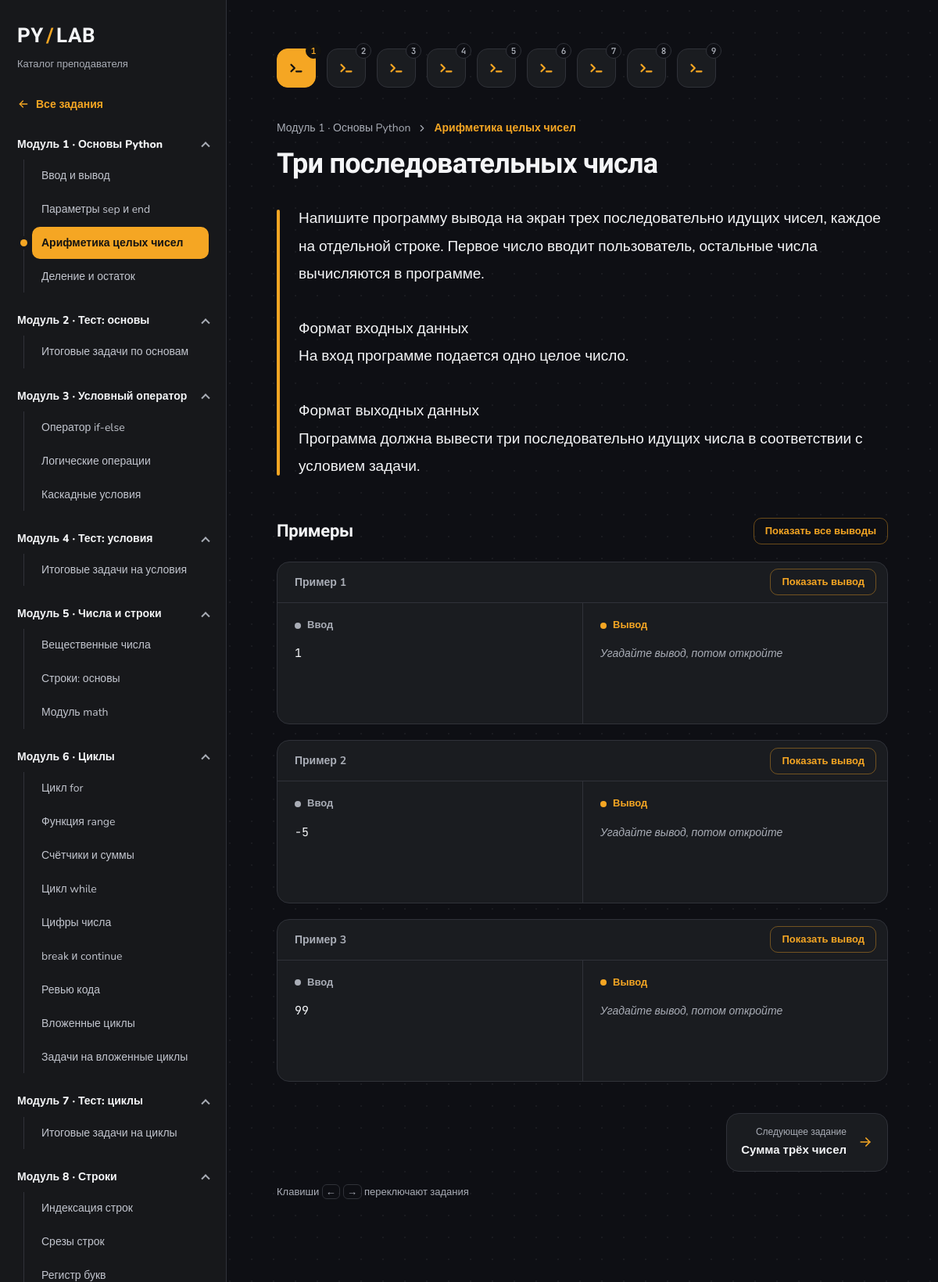
The app's page /tasks/12/ with its own data.
### tasks_api/models.py (models this page shows, shortened)
class Module(models.Model):
    title = models.CharField(max_length=50, unique=True)

class Lesson(models.Model):
    title = models.CharField(max_length=64)
    module = models.ForeignKey(to=Module, on_delete=models.CASCADE, related_name='lessons')

class Task(models.Model):
    title = models.CharField(max_length=50)
    description = models.TextField()
    lesson = models.ForeignKey(to=Lesson, on_delete=models.CASCADE, default=1, related_name='tasks')

class Example(models.Model):
    input = models.CharField(max_length=255)
    output = models.CharField(max_length=255)
    task = models.ForeignKey(to=Task, on_delete=models.CASCADE, related_name='examples')

### tasks_api/views.py (the view)
# urls.py: path('tasks/<int:pk>/', TaskDetailView.as_view(), name='task_detail'),
class TaskDetailView(DetailView):
    model = Task
    template_name = 'tasks_api/task_detail.html'
    context_object_name = 'task'
    def get_queryset(self):
        return Task.objects.select_related('lesson__module').prefetch_related(
            Prefetch(
                'examples',
                queryset=Example.objects.order_by('id')
            )
        )
    def get_context_data(self, **kwargs):
        context = super().get_context_data(**kwargs)
        lesson = self.object.lesson
        context['modules'] = get_modules_with_tasks()
        context['lesson'] = lesson
        context['lesson_tasks'] = lesson.tasks.order_by('id')
        return context

### tasks_api/views.py (called while the page is built)
def get_modules_with_tasks():
    return Module.objects.order_by('id').prefetch_related(
        Prefetch(
            'lessons',
            queryset=Lesson.objects.order_by('id').prefetch_related(
                Prefetch(
                    'tasks',
                    queryset=Task.objects.order_by('id')
                )
            ),
        )
    )

### tasks_api/templates/tasks_api/task_detail.html (shortened to what this page needs)
{% extends 'tasks_api/base.html' %}
{% load static %}
{% block extra_css %}
	<link rel="stylesheet" href="{% static 'css/task_detail.css' %}">
{% endblock %}
{% block content %}
	<article class="task-sheet">
		<nav class="task-strip" aria-label="Задания урока «{{ lesson.title }}»">
			{% for t in lesson_tasks %}
				<a class="task-chip{% if t.pk == task.pk %} is-current{% endif %}"
				   style="--i: {{ forloop.counter0 }}"
				   href="{% url 'tasks:task_detail' t.pk %}"
				   data-title="{{ t.title }}"
				   aria-label="Задание {{ forloop.counter }}: {{ t.title }}"{% if t.pk == task.pk %} aria-current="page"{% endif %}>
					<svg viewBox="0 0 24 24" fill="none" stroke="currentColor" stroke-width="2" stroke-linecap="round" stroke-linejoin="round" aria-hidden="true">
						<path d="M6 8l4 4-4 4"/>
						<path class="cur" d="M12 16h6"/>
					</svg>
					<span class="num" aria-hidden="true">{{ forloop.counter }}</span>
				</a>
			{% endfor %}
		</nav>
		<p class="crumbs">
			<span>{{ lesson.module.title }}</span>
			<svg viewBox="0 0 24 24" fill="none" stroke="currentColor" stroke-width="2" stroke-linecap="round" stroke-linejoin="round" aria-hidden="true"><path d="M9 6l6 6-6 6"/></svg>
			<span class="here">{{ lesson.title }}</span>
		</p>
		<h1>{{ task.title }}</h1>
		<div class="statement">{{ task.description }}</div>
		{% with examples=task.examples.all %}
			{% if examples %}
				<section class="examples">
					<div class="examples-head">
						<h2>Примеры</h2>
						<button type="button" class="btn-ghost" id="toggle-all" hidden>Показать все выводы</button>
					</div>
					{% for example in examples %}
						<div class="example">
							<div class="example-title">
								<span>Пример {{ forloop.counter }}</span>
								<button type="button" class="btn-ghost reveal" hidden>Показать вывод</button>
							</div>
							<div class="example-columns">
								<section>
									<h3>Ввод</h3>
									<pre>{% if example.input %}{{ example.input }}{% else %}<span class="empty-input">Нет входных данных</span>{% endif %}</pre>
								</section>
								<section>
									<h3>Вывод</h3>
									<pre class="out">{{ example.output }}</pre>
								</section>
							</div>
						</div>
					{% endfor %}
				</section>
			{% endif %}
		{% endwith %}
		<nav class="task-pager" aria-label="Переход между заданиями" hidden>
			<a class="pager-link pager-next" hidden>
				<span class="pager-text"><small>Следующее задание</small><b></b></span>
				<svg viewBox="0 0 24 24" fill="none" stroke="currentColor" stroke-width="2" stroke-linecap="round" stroke-linejoin="round" aria-hidden="true"><path d="M5 12h14"/><path d="M13 6l6 6-6 6"/></svg>
			</a>
		</nav>
		<p class="keys-hint" hidden>Клавиши <kbd>←</kbd> <kbd>→</kbd> переключают задания</p>
	</article>
{% endblock %}

### tasks_api/templates/tasks_api/base.html (shortened to what this page needs)
{% load static %}
<!doctype html>
<html lang="ru">
	<head>
		<link rel="stylesheet" href="{% static 'css/base.css' %}">
		{% block extra_css %}{% endblock %}
	</head>
	<body>
		<aside>
			<a class="brand" href="{% url 'tasks:index' %}">PY<span>/</span>LAB</a>
			<p class="subtitle">Каталог преподавателя</p>
			<a class="catalog-link" href="{% url 'tasks:index' %}">
				<svg viewBox="0 0 24 24" fill="none" stroke="currentColor" stroke-width="2" stroke-linecap="round" stroke-linejoin="round" aria-hidden="true"><path d="M19 12H5"/><path d="M11 6l-6 6 6 6"/></svg>
				Все задания
			</a>
			<nav aria-label="Модули курса">
				{% for module in modules %}
					<details open>
						<summary>{{ module.title }}</summary>
						<div class="lessons">
							{% for lesson in module.lessons.all %}
								{% with first_task=lesson.tasks.all|first %}
									{% if first_task %}
										<a class="task-link{% if task.lesson_id == lesson.id %} active{% endif %}"
										   href="{% url 'tasks:task_detail' first_task.pk %}"{% if task.lesson_id == lesson.id %} aria-current="true"{% endif %}>{{ lesson.title }}</a>
									{% else %}
										<span class="task-link task-link--empty">{{ lesson.title }}</span>
									{% endif %}
								{% endwith %}
							{% endfor %}
						</div>
					</details>
				{% endfor %}
			</nav>
		</aside>
		<main id="content">
			{% block content %}{% endblock %}
		</main>
	</body>
</html>

### static/css/base.css (style rules this page uses)
*, *::before, *::after { box-sizing: border-box; }
:root { color-scheme: dark; --bg: #0e0f14; --surface: #1a1c20; --sidebar: #17181b; --line: #303239; --yellow: #f5a623; --yellow-soft: rgba(245, 166, 35, .1); --yellow-glow: rgba(245, 166, 35, .18); --text: #f4f5f7; --muted: #a9adb6; --font-display: 'Unbounded', 'Nunito', sans-serif; --font-mono: 'JetBrains Mono', ui-monospace, Consolas, monospace; --ease: cubic-bezier(.2, .8, .2, 1); }
html { scrollbar-color: #2c2e36 transparent; }
body { margin: 0; min-height: 100%; background-color: var(--bg); background-image: radial-gradient(rgba(255, 255, 255, .05) 1px, transparent 1px); background-size: 28px 28px; background-attachment: fixed; color: var(--text); font-family: 'Nunito', sans-serif; font-size: 16px; line-height: 1.65; }
a { color: inherit; text-decoration: none; }
aside { view-transition-name: side; position: fixed; inset: 0 auto 0 0; width: 290px; padding: 32px 22px; background: var(--sidebar); border-right: 1px solid var(--line); overflow: auto; }
.brand { display: inline-flex; align-items: baseline; font: 800 26px/1 var(--font-display); letter-spacing: .5px; }
.brand span { display: inline-block; color: var(--yellow); margin: 0 3px; animation: slash-in .7s var(--ease) .1s backwards; transition: transform .6s var(--ease); }
.subtitle { font-size: 13px; color: var(--muted); margin: 10px 0 28px; }
.catalog-link { display: inline-flex; align-items: center; gap: 8px; color: var(--yellow); font-size: 14px; font-weight: 700; margin-bottom: 28px; }
.catalog-link svg { width: 16px; height: 16px; transition: transform .25s var(--ease); }
details { margin: 0 0 22px; interpolate-size: allow-keywords; }
summary { display: flex; align-items: center; justify-content: space-between; gap: 12px; cursor: pointer; list-style: none; font-size: 14px; font-weight: 800; }
summary::after { content: ""; flex: none; width: 8px; height: 8px; border-right: 2px solid var(--muted); border-bottom: 2px solid var(--muted); transform: rotate(45deg) translate(-2px, -2px); transition: transform .3s var(--ease); }
details[open] > summary::after { transform: rotate(-135deg) translate(-2px, -2px); }
.lessons { margin: 8px 0 0 8px; padding-left: 10px; border-left: 1px solid var(--line); }
.task-link { position: relative; display: block; padding: 9px 12px; margin: 2px 0; border-radius: 10px; font-size: 14px; color: #c2c5ce; transition: background-color .2s, color .2s, transform .25s var(--ease); }
.task-link.active { background: var(--yellow); color: #121212; font-weight: 700; transform: none; }
.task-link.active::before { content: ""; position: absolute; left: -15px; top: 50%; width: 9px; height: 9px; margin-top: -4.5px; border-radius: 50%; background: var(--yellow); box-shadow: 0 0 0 4px var(--sidebar); animation: pop .45s var(--ease) .15s backwards; }
main { view-transition-name: main; margin-left: 290px; max-width: 1280px; padding: 56px 64px 80px; }
h1 { font-family: var(--font-display); font-size: clamp(26px, 3.6vw, 52px); font-weight: 800; line-height: 1.15; letter-spacing: -.02em; margin: 0 0 20px; overflow-wrap: anywhere; }
button { border: none; background: var(--yellow); color: #121212; font: 700 14px 'Nunito', sans-serif; padding: 14px 26px; border-radius: 12px; cursor: pointer; transition: transform .2s var(--ease), box-shadow .2s; }
.btn-ghost { background: transparent; color: var(--yellow); border: 1px solid rgba(245, 166, 35, .4); padding: 7px 14px; font-size: 13px; border-radius: 10px; transition: background-color .2s, color .2s, transform .2s var(--ease); }
kbd { position: absolute; right: 14px; top: 50%; transform: translateY(-50%); padding: 1px 9px; font: 600 13px var(--font-mono); color: var(--muted); border: 1px solid var(--line); border-radius: 6px; }
.task-sheet { max-width: 960px; }
.examples { margin-top: 48px; }
@media (hover: none) { kbd { display: none; } }

### records on screen
Module: title "Модуль 1 · Основы Python"
Lesson: title "Ввод и вывод"
Lesson: title "Параметры sep и end"
Lesson: title "Арифметика целых чисел", module "Модуль 1 · Основы Python"
Lesson: title "Деление и остаток"
Module: title "Модуль 2 · Тест: основы"
Lesson: title "Итоговые задачи по основам"
Module: title "Модуль 3 · Условный оператор"
Lesson: title "Оператор if-else"
Lesson: title "Логические операции"
Lesson: title "Каскадные условия"
Module: title "Модуль 4 · Тест: условия"
Lesson: title "Итоговые задачи на условия"
Module: title "Модуль 5 · Числа и строки"
Lesson: title "Вещественные числа"
Lesson: title "Строки: основы"
Lesson: title "Модуль math"
Module: title "Модуль 6 · Циклы"
Lesson: title "Цикл for"
Lesson: title "Функция range"
Lesson: title "Счётчики и суммы"
Lesson: title "Цикл while"
Lesson: title "Цифры числа"
Lesson: title "break и continue"
Lesson: title "Ревью кода"
Lesson: title "Вложенные циклы"
Lesson: title "Задачи на вложенные циклы"
Module: title "Модуль 7 · Тест: циклы"
Lesson: title "Итоговые задачи на циклы"
Module: title "Модуль 8 · Строки"
Lesson: title "Индексация строк"
Lesson: title "Срезы строк"
Lesson: title "Регистр букв"
Task: title "Три последовательных числа", description "Напишите программу вывода на экран трех последовательно идущих чисел, каждое на отдельной строке. Первое число вводит пользователь, остальные числа вычисляются в программе. Формат входных данных На вход программе подается одно целое число. Формат выходных данных Программа должна вывести три последовательно идущих числа в соответствии с условием задачи."
Example: input "1"
Example: input "-5"
Example: input "99"
